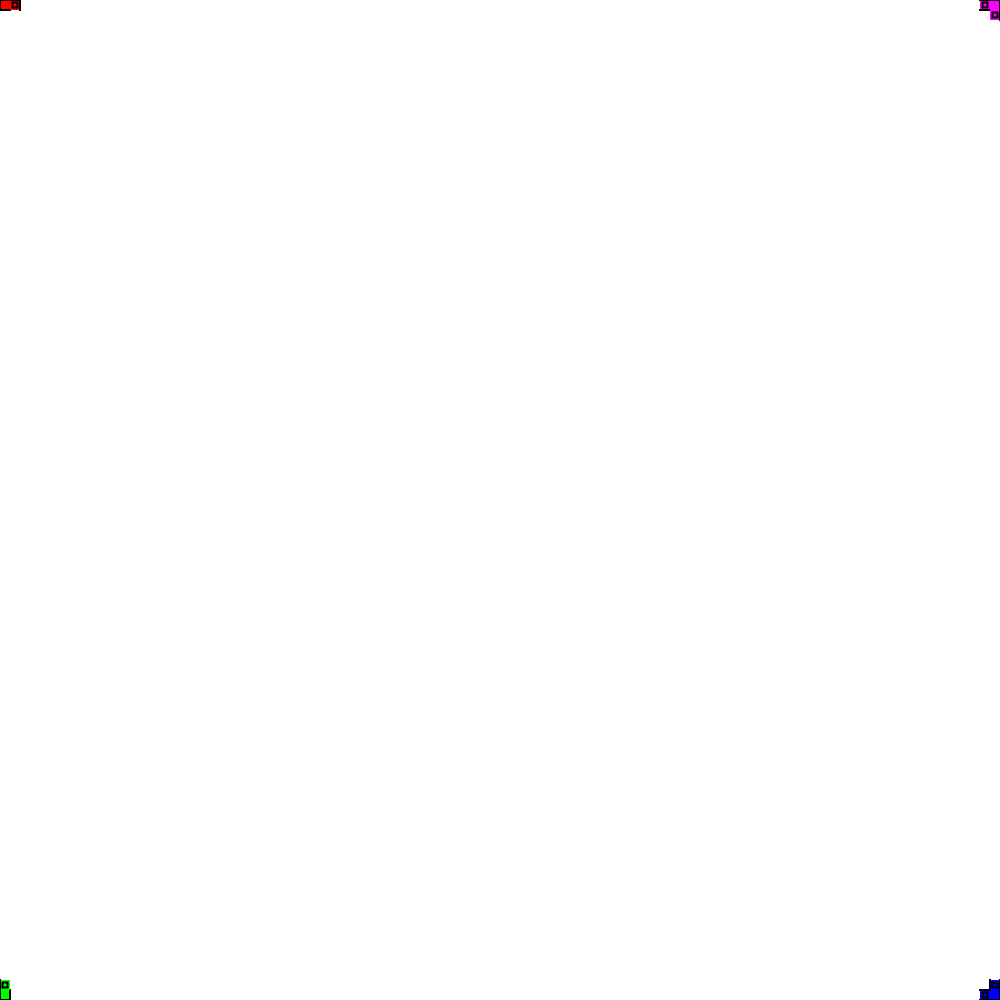
Frame 1 (no input)
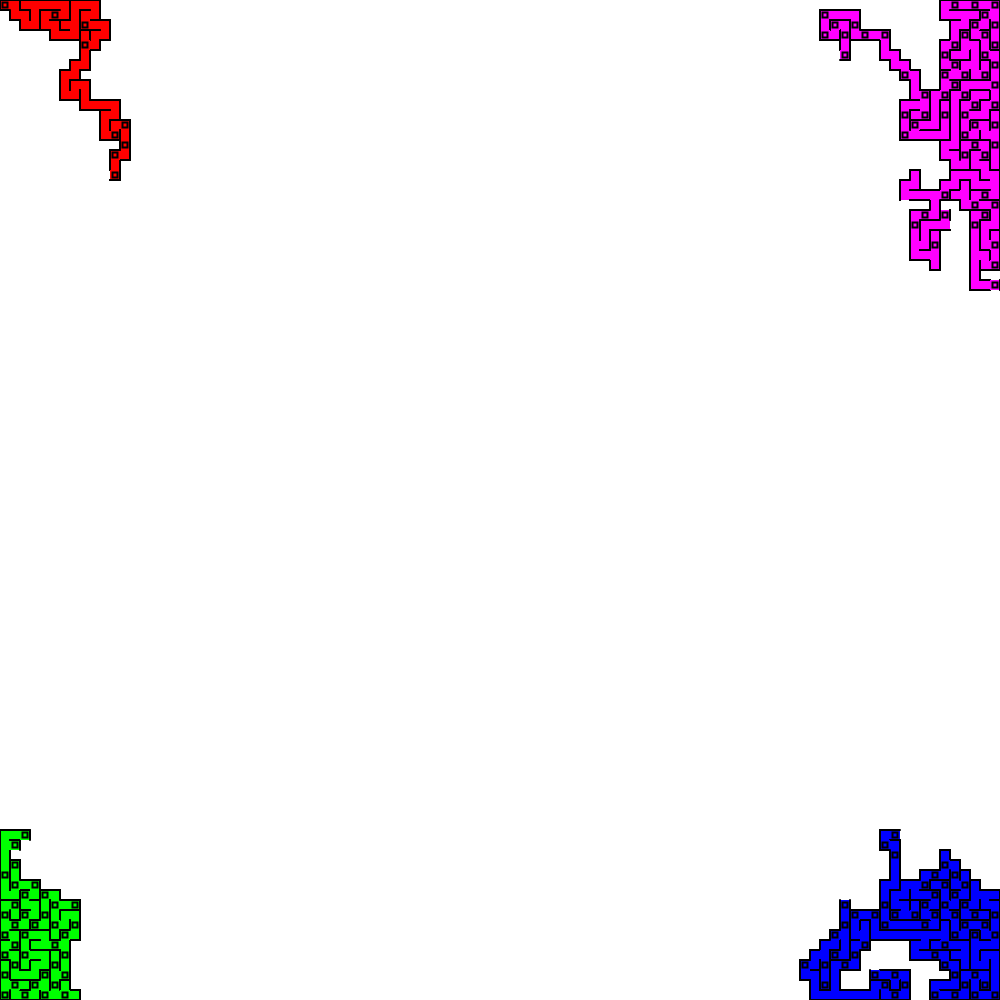
Frame 60 (no input)
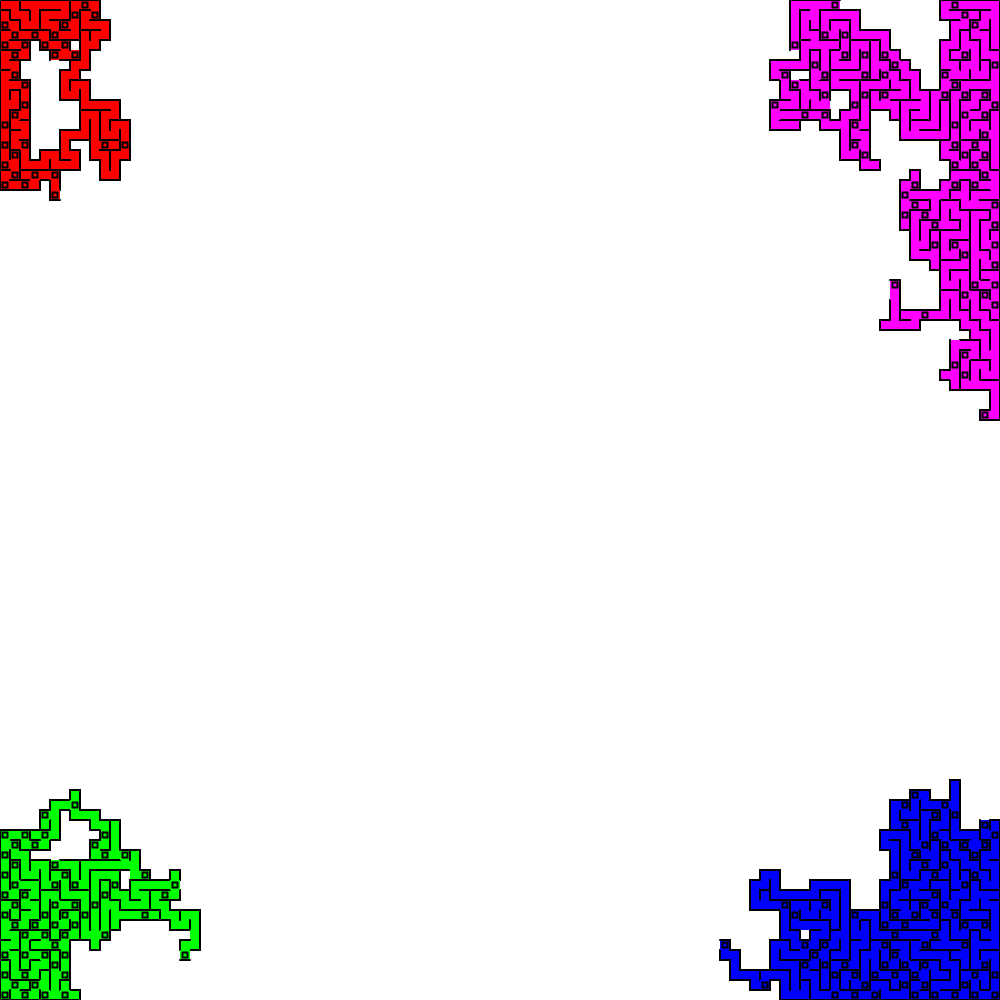
Frame 120 (the mouse pressed at the canvas centre since frame 60)

The p5.js sketch that drew these frames (run headless with seeded random() and noise() and a simulated clock; from frame 60 on, the mouse is pressed at the canvas centre):

// p5.js sketch
// ── sketch.js
let ROWS = 100;
let COLS = 100;
let SIZE = 10;
let STEP = 1;

let intervals = 1;
let maze;
let r;
let spawnEm = true;

function setup() {

  createCanvas(SIZE * COLS, SIZE * ROWS)
  maze = new Maze(COLS, ROWS, SIZE);
  //maze.draw();

  Runner.setGlobals(5, 5000);


  //new Runner(0, 0, color(200, 200, 200), new Controls(87, 68, 83, 65, CONTROL));
  for (let i = 0; i < 100; i++) {
    new Runner(maze, 0, 0, color(255, 0, 0));
    //Random location
    //new Runner(maze, Math.floor(random(0, COLS - 2)), Math.floor(random(0, ROWS - 2)), color(random(255), random(255), random(255)));
  }
  for (let i = 0; i < 100; i++) {
    new Runner(maze, 0, ROWS - 1, color(0, 255, 0));
  }
  for (let i = 0; i < 100; i++) {
    new Runner(maze, COLS - 1, ROWS - 1, color(0, 0, 255));
  }
  for (let i = 0; i < 100; i++) {
    new Runner(maze, COLS - 1, 0, color(255, 0, 255));
  }

  //r = new Runner(maze, 0, ROWS - 1, color(0, 255, 200), new Controls(UP_ARROW, RIGHT_ARROW, DOWN_ARROW, LEFT_ARROW, 32));

  frameRate(60);
}



function draw() {
  if (Runner.interval * intervals < millis()) {
    Runner.intervalElapsed();
    intervals++;

    if (Runner.runners.length < 1000 && spawnEm) {
      for (let i = 0; i < 0; i++) {
        new Runner(maze, Math.floor(random(0, COLS - 2)), Math.floor(random(0, ROWS - 2)), color(random(255), random(255), random(255)));
      }
    }
  }
  Runner.moveAIBetter();
  //checkCollision();
}

function keyPressed() {

  for (let runner of Runner.runners) {

    if (!runner.controls) {
      continue;
    }

    let info; //Info returned from runner.move for drawing the cells of the maze

    //Check if Player is trying to remove the wall
    let removeWall = keyIsDown(runner.controls.special);
    if (removeWall) {
      //Set removeWall to Runners possibility to remove a wall
      removeWall = runner.curWallbreak > 0;
    }

    //Determine, which direction the player wants to go and move him.
    if (keyCode == runner.controls.top) {
      info = runner.move(removeWall, 1);
    }
    if (keyCode == runner.controls.right) {
      info = runner.move(removeWall, 2);
    }
    if (keyCode == runner.controls.bottom) {
      info = runner.move(removeWall, 3);
    }
    if (keyCode == runner.controls.left) {
      info = runner.move(removeWall, 4);
    }

    if (info) {
      info.oldCell.draw(maze.cellSize);
      info.newCell.draw(maze.cellSize);
      runner.draw();
    }
  }

  return false;
}

function checkCollision() {
  for (let runner of Runner.runners) {
    if (r.cell.x == runner.cell.x && r.cell.y == runner.cell.y && !runner.controls) {
      runner.remove();
      r.maxWallbreak++;
      r.curWallbreak = r.maxWallbreak;
    }
  }
}



// ── maze.js
class Maze {
    constructor(cols, rows, cellSize) {
        this.cells = Maze.createMaze(cols, rows);
        this.cols = cols;
        this.rows = rows;
        this.cellSize = cellSize;
    }

    static createMaze(cols, rows) {

        // - Create 2D Array of Cells
        let tmpMaze = [];
        for (let x = 0; x < cols; x++) {
            for (let y = 0; y < rows; y++) {
                tmpMaze.push(new Cell(x, y));
            }
        }

        //Generate the Maze

        let stack = [];
        let current = tmpMaze[0];
        current.available = false;
        do {
            let ne = Maze.getNeighbour(tmpMaze, current);
            if (ne) {
                current.removeWalls(ne);
                ne.available = false;
                stack.push(current);
                current = ne;
            }
            else if (stack.length > 0) {
                current = stack.pop();
            }
        } while (stack.length > 0);

        return tmpMaze;
    }

    static getNeighbour(maze, current) {
        let n = [];

        let t = maze[Maze.getIndex(maze, current.x, current.y - 1)];
        let b = maze[Maze.getIndex(maze, current.x, current.y + 1)];
        let l = maze[Maze.getIndex(maze, current.x - 1, current.y)];
        let r = maze[Maze.getIndex(maze, current.x + 1, current.y)];

        if (t && t.available == true) { n.push(t); }
        if (b && b.available == true) { n.push(b); }
        if (l && l.available == true) { n.push(l); }
        if (r && r.available == true) { n.push(r); }

        let rnd = floor(random(0, n.length));
        return n[rnd];
    }

    getNeighbour(current) {
        let n = [];

        let t = this.cells[this.getIndex(current.x, current.y - 1)];
        let b = this.cells[this.getIndex(current.x, current.y + 1)];
        let l = this.cells[this.getIndex(current.x - 1, current.y)];
        let r = this.cells[this.getIndex(current.x + 1, current.y)];

        if (t && !current.walls[0]) { n.push(t); }
        if (b && !current.walls[2]) { n.push(b); }
        if (l && !current.walls[3]) { n.push(l); }
        if (r && !current.walls[1]) { n.push(r); }

        return n[floor(random(0, n.length))];
    }

    getNeighbours(current) {
        let n = [];

        let t = this.cells[this.getIndex(current.x, current.y - 1)];
        let b = this.cells[this.getIndex(current.x, current.y + 1)];
        let l = this.cells[this.getIndex(current.x - 1, current.y)];
        let r = this.cells[this.getIndex(current.x + 1, current.y)];

        if (t && !current.walls[0]) { n.push(t); }
        if (b && !current.walls[2]) { n.push(b); }
        if (l && !current.walls[3]) { n.push(l); }
        if (r && !current.walls[1]) { n.push(r); }

        return n;
    }

    static getIndex(maze, x, y) {
        return maze.indexOf(maze.find(o => o.x == x && o.y == y));
    }

    getIndex(x, y) {
        return this.cells.indexOf(this.cells.find(o => o.x == x && o.y == y));
    }

    draw() {
        for (let c of this.cells) {
            c.draw(this.cellSize);
        }
    }
}

class Cell {

    constructor(x, y) {
        this.x = x;
        this.y = y;
        this.walls = [true, true, true, true];
        this.available = true;
    }

    removeWalls(target) {
        if (this.x - target.x == 1) {
            this.walls[3] = false;
            target.walls[1] = false;
        } else if (this.x - target.x == -1) {
            this.walls[1] = false;
            target.walls[3] = false;
        }

        if (this.y - target.y == 1) {
            this.walls[0] = false;
            target.walls[2] = false;
        } else if (this.y - target.y == -1) {
            this.walls[2] = false;
            target.walls[0] = false;
        }
    }

    draw(size, color) {

        push();
        noStroke();
        if (color) {
            fill(color);
        } else {
            fill(150);
        }

        let drawX = this.x * size;
        let drawY = this.y * size;
        rect(drawX, drawY, size, size);
        pop();

        //Draw Lines

        //Top, Right, Bottom, Left
        if (this.walls[0]) {
            line(drawX, drawY, drawX + size, drawY);
        }
        if (this.walls[1]) {
            line(drawX + size, drawY, drawX + size, drawY + size);
        }
        if (this.walls[2]) {
            line(drawX, drawY + size, drawX + size, drawY + size);
        }
        if (this.walls[3]) {
            line(drawX, drawY, drawX, drawY + size);
        }
    }

    highlight(size) {

        noStroke();
        fill(255,0,0);

        let drawX = this.x * size;
        let drawY = this.y * size;
        rect(drawX, drawY, size, size);

        //Draw Lines
        stroke(0);

        //Top, Right, Bottom, Left
        if (this.walls[0]) {
            line(drawX, drawY, drawX + size, drawY);
        }
        if (this.walls[1]) {
            line(drawX + size, drawY, drawX + size, drawY + size);
        }
        if (this.walls[2]) {
            line(drawX, drawY + size, drawX + size, drawY + size);
        }
        if (this.walls[3]) {
            line(drawX, drawY, drawX, drawY + size);
        }
    }
}
// ── runner.js
class Runner {

    constructor(maze, x, y, color, controls) {
        this.x = x;
        this.y = y;
        this.maxWallbreak = Runner.maxWallbreak;
        this.curWallbreak = Runner.maxWallbreak;
        this.color = color;
        this.controls = controls

        this.maze = maze;
        this.cell = maze.cells[maze.getIndex(x, y)];
        this.memory = 5;
        this.origin = [];
        Runner.runners.push(this);
    }

    static setGlobals(maxWallbreak, interval) {
        Runner.maxWallbreak = maxWallbreak;
        Runner.interval = interval;
        Runner.runners = []
    }

    static intervalElapsed() {
        for (let runner of Runner.runners) {
            runner.curWallbreak = runner.curWallbreak < runner.maxWallbreak ? runner.curWallbreak + 1 : runner.curWallbreak;
        }
    }

    //Stupid Ai which moves in random direction
    /* static moveAI() {
        for (let runner of Runner.runners) {
            if (!runner.controls) {
                let breaking = random();
                let info = runner.move(breaking > .9999999, Math.floor(random(1, 5)));

                info.oldCell.draw(maze.cellSize);

                stroke(0);
                fill(runner.color);
                strokeWeight(5);
                info.newCell.draw(maze.cellSize);
                runner.draw();
            }
        }
    } */

    //Somewhat better AI which moves to a neighbour of runners current cell and prefers not to go to its last cell (To stop going to its last position)
    static moveAIBetter() {
        for (let runner of Runner.runners) {
            if (!runner.controls) {
                let n = runner.maze.getNeighbours(runner.cell);
                let moveTo;

                let tries = 0;
                do {
                    moveTo = n[floor(random(0, n.length))];
                    tries++;
                } while (runner.origin.some(o => o === moveTo) && n.length > 1 && tries < runner.memory * 2);

                let info;

                if (moveTo) {
                    if (runner.cell.x != moveTo.x) {
                        if (runner.cell.x < moveTo.x) {
                            runner.origin.push(runner.cell);
                            info = runner.move(false, 2);
                        }
                        else {
                            runner.origin.push(runner.cell);
                            info = runner.move(false, 4);
                        }
                    }
                    else {
                        if (runner.cell.y > moveTo.y) {
                            runner.origin.push(runner.cell);
                            info = runner.move(false, 1);
                        }
                        else {
                            runner.origin.push(runner.cell);
                            info = runner.move(false, 3);
                        }
                    }
                    stroke(0);
                    fill(runner.color);
                    strokeWeight(2);
                    info.oldCell.draw(maze.cellSize, runner.color);
                    info.newCell.draw(maze.cellSize, runner.color);
                    runner.draw();
                }
                else{
                    console.log("Hä");
                }

                if (runner.origin.length > runner.memory) {
                    runner.origin.splice(runner.length - 1, 1);
                }

            }
        }
    }

    move(isBreakingWall, direction) {

        let target = undefined;
        let oldCell = this.cell;
        let canMove = false;
        let wallHasBeenBroken = false;

        switch (direction) {
            case 1: //Top
                target = this.maze.cells[this.maze.getIndex(this.x, this.y - 1)];
                break;
            case 2: //Right
                target = this.maze.cells[this.maze.getIndex(this.x + 1, this.y)];
                break;
            case 3: //Bottom
                target = this.maze.cells[this.maze.getIndex(this.x, this.y + 1)];
                break;
            case 4: //Left
                target = this.maze.cells[this.maze.getIndex(this.x - 1, this.y)];
                break;
            default:
                target = undefined;
                break;
        }

        canMove = !this.cell.walls[direction - 1]; //Check if Player could move without breaking a wall

        if (target && isBreakingWall && !canMove) {
            //Check if Player is actually removing a wall
            this.cell.removeWalls(target);
            this.curWallbreak -= 1;
            wallHasBeenBroken = true;
        }
        if (target && (canMove || isBreakingWall)) {
            //Move the player
            this.cell = target;
            this.x = target.x;
            this.y = target.y;
        }

        return new MoveInfo(oldCell, this.cell);
    }

    draw() {
        fill(this.color);
        stroke(0);
        let drawX = this.cell.x * this.maze.cellSize + this.maze.cellSize / 4;
        let drawY = this.y * this.maze.cellSize + this.maze.cellSize / 4;
        rect(drawX, drawY, this.maze.cellSize - (this.maze.cellSize / 2), this.maze.cellSize - (this.maze.cellSize / 2));
    }

    remove() {
        Runner.runners.splice(Runner.runners.indexOf(this), 1);
    }
}

class MoveInfo {
    constructor(oldCell, newCell) {
        this.oldCell = oldCell;
        this.newCell = newCell;
    }
}

class Controls {
    constructor(top, right, bottom, left, special) {
        this.top = top;
        this.right = right;
        this.bottom = bottom;
        this.left = left;
        this.special = special;
    }
}
